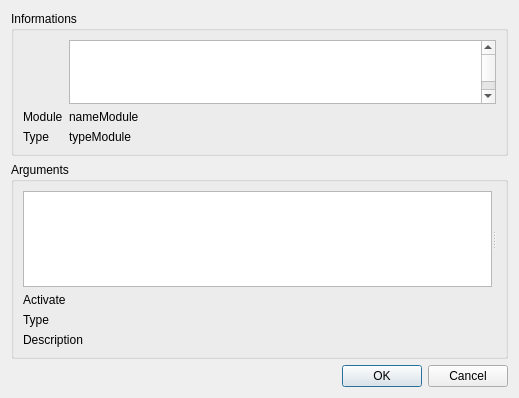
<?xml version="1.0" encoding="UTF-8"?>
<!--
DFF - An Open Source Digital Forensics Framework
Copyright (C) 2009-2013 ArxSys

This program is free software, distributed under the terms of
the GNU General Public License Version 2. See the LICENSE file
at the top of the source tree.

See http://www.digital-forensic.org for more information about this
project. Please do not directly contact any of the maintainers of
DFF for assistance; the project provides a web site, mailing lists
and IRC channels for your use.

Author(s):
Christophe Malinge cma@digital-forensic.org
-->
<ui version="4.0">
 <class>applyModule</class>
 <widget class="QDialog" name="applyModule">
  <property name="geometry">
   <rect>
    <x>0</x>
    <y>0</y>
    <width>519</width>
    <height>398</height>
   </rect>
  </property>
  <property name="sizePolicy">
   <sizepolicy hsizetype="Expanding" vsizetype="Expanding">
    <horstretch>0</horstretch>
    <verstretch>0</verstretch>
   </sizepolicy>
  </property>
  <property name="windowTitle">
   <string>Apply module</string>
  </property>
  <layout class="QVBoxLayout" name="verticalLayout">
   <item>
    <widget class="QGroupBox" name="infoContainer">
     <property name="title">
      <string>Informations</string>
     </property>
     <layout class="QVBoxLayout" name="verticalLayout_2">
      <item>
       <layout class="QGridLayout" name="gridLayout">
        <item row="0" column="0">
         <widget class="QLabel" name="modulepix">
          <property name="enabled">
           <bool>true</bool>
          </property>
          <property name="maximumSize">
           <size>
            <width>64</width>
            <height>64</height>
           </size>
          </property>
          <property name="text">
           <string/>
          </property>
          <property name="pixmap">
           <pixmap resource="gui.qrc">:/module2.png</pixmap>
          </property>
         </widget>
        </item>
        <item row="0" column="1">
         <widget class="QTextEdit" name="textEdit">
          <property name="sizePolicy">
           <sizepolicy hsizetype="Expanding" vsizetype="MinimumExpanding">
            <horstretch>0</horstretch>
            <verstretch>1</verstretch>
           </sizepolicy>
          </property>
          <property name="minimumSize">
           <size>
            <width>0</width>
            <height>64</height>
           </size>
          </property>
          <property name="maximumSize">
           <size>
            <width>16777215</width>
            <height>96</height>
           </size>
          </property>
          <property name="readOnly">
           <bool>true</bool>
          </property>
          <property name="html">
           <string notr="true">&lt;!DOCTYPE HTML PUBLIC &quot;-//W3C//DTD HTML 4.0//EN&quot; &quot;http://www.w3.org/TR/REC-html40/strict.dtd&quot;&gt;
&lt;html&gt;&lt;head&gt;&lt;meta name=&quot;qrichtext&quot; content=&quot;1&quot; /&gt;&lt;style type=&quot;text/css&quot;&gt;
p, li { white-space: pre-wrap; }
&lt;/style&gt;&lt;/head&gt;&lt;body style=&quot; font-family:'Sans'; font-size:10pt; font-weight:400; font-style:normal;&quot;&gt;
&lt;table border=&quot;0&quot; style=&quot;-qt-table-type: root; margin-top:4px; margin-bottom:4px; margin-left:4px; margin-right:4px;&quot;&gt;
&lt;tr&gt;
&lt;td style=&quot;border: none;&quot;&gt;
&lt;p style=&quot;-qt-paragraph-type:empty; margin-top:0px; margin-bottom:0px; margin-left:0px; margin-right:0px; -qt-block-indent:0; text-indent:0px;&quot;&gt;&lt;/p&gt;
&lt;p style=&quot;-qt-paragraph-type:empty; margin-top:0px; margin-bottom:0px; margin-left:0px; margin-right:0px; -qt-block-indent:0; text-indent:0px;&quot;&gt;&lt;/p&gt;
&lt;p style=&quot;-qt-paragraph-type:empty; margin-top:0px; margin-bottom:0px; margin-left:0px; margin-right:0px; -qt-block-indent:0; text-indent:0px; font-family:'Sans Serif'; font-size:9pt;&quot;&gt;&lt;/p&gt;
&lt;p style=&quot;-qt-paragraph-type:empty; margin-top:0px; margin-bottom:0px; margin-left:0px; margin-right:0px; -qt-block-indent:0; text-indent:0px; font-family:'Sans Serif'; font-size:9pt;&quot;&gt;&lt;/p&gt;
&lt;p style=&quot;-qt-paragraph-type:empty; margin-top:0px; margin-bottom:0px; margin-left:0px; margin-right:0px; -qt-block-indent:0; text-indent:0px; font-family:'Sans Serif'; font-size:9pt;&quot;&gt;&lt;/p&gt;
&lt;p style=&quot;-qt-paragraph-type:empty; margin-top:0px; margin-bottom:0px; margin-left:0px; margin-right:0px; -qt-block-indent:0; text-indent:0px; font-family:'Sans Serif'; font-size:9pt;&quot;&gt;&lt;/p&gt;
&lt;p style=&quot;-qt-paragraph-type:empty; margin-top:0px; margin-bottom:0px; margin-left:0px; margin-right:0px; -qt-block-indent:0; text-indent:0px; font-family:'Sans Serif'; font-size:9pt;&quot;&gt;&lt;/p&gt;&lt;/td&gt;&lt;/tr&gt;&lt;/table&gt;&lt;/body&gt;&lt;/html&gt;</string>
          </property>
         </widget>
        </item>
        <item row="1" column="0">
         <widget class="QLabel" name="label">
          <property name="text">
           <string>Module</string>
          </property>
         </widget>
        </item>
        <item row="1" column="1">
         <widget class="QLabel" name="nameModuleField">
          <property name="text">
           <string notr="true">nameModule</string>
          </property>
         </widget>
        </item>
        <item row="2" column="0">
         <widget class="QLabel" name="label_2">
          <property name="text">
           <string>Type</string>
          </property>
         </widget>
        </item>
        <item row="2" column="1">
         <widget class="QLabel" name="typeModuleField">
          <property name="text">
           <string notr="true">typeModule</string>
          </property>
         </widget>
        </item>
       </layout>
      </item>
     </layout>
    </widget>
   </item>
   <item>
    <widget class="QGroupBox" name="argumentsContainer">
     <property name="title">
      <string>Arguments</string>
     </property>
     <layout class="QVBoxLayout" name="verticalLayout_3">
      <item>
       <widget class="QSplitter" name="argsLayout">
        <property name="orientation">
         <enum>Qt::Horizontal</enum>
        </property>
        <widget class="QListWidget" name="listargs"/>
        <widget class="QStackedWidget" name="stackedargs"/>
       </widget>
      </item>
      <item>
       <widget class="QLabel" name="labActivate">
        <property name="text">
         <string>Activate</string>
        </property>
       </widget>
      </item>
      <item>
       <widget class="QLabel" name="labType">
        <property name="text">
         <string>Type</string>
        </property>
       </widget>
      </item>
      <item>
       <widget class="QLabel" name="labDescription">
        <property name="text">
         <string>Description</string>
        </property>
       </widget>
      </item>
     </layout>
    </widget>
   </item>
   <item>
    <widget class="QDialogButtonBox" name="buttonBox">
     <property name="orientation">
      <enum>Qt::Horizontal</enum>
     </property>
     <property name="standardButtons">
      <set>QDialogButtonBox::Cancel|QDialogButtonBox::Ok</set>
     </property>
    </widget>
   </item>
  </layout>
 </widget>
 <resources>
  <include location="gui.qrc"/>
 </resources>
 <connections>
  <connection>
   <sender>buttonBox</sender>
   <signal>rejected()</signal>
   <receiver>applyModule</receiver>
   <slot>reject()</slot>
   <hints>
    <hint type="sourcelabel">
     <x>316</x>
     <y>260</y>
    </hint>
    <hint type="destinationlabel">
     <x>286</x>
     <y>274</y>
    </hint>
   </hints>
  </connection>
 </connections>
</ui>
